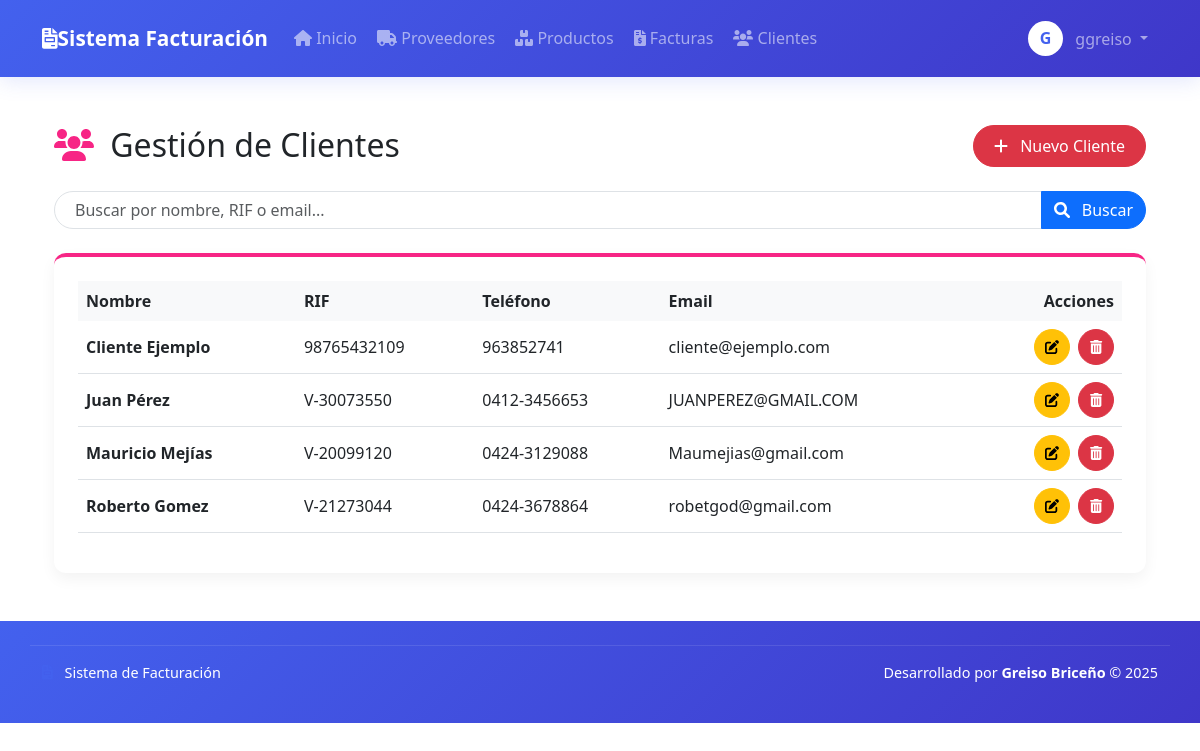
Screenshot of /modules/clients/list.php (signed in) with the database file from the repository.
### tables this page shows
CREATE TABLE `clients` (
  `id` int(11) NOT NULL,
  `name` varchar(100) NOT NULL,
  `ruc` varchar(20) DEFAULT NULL,
  `address` text,
  `phone` varchar(20) DEFAULT NULL,
  `email` varchar(100) DEFAULT NULL,
  `created_at` timestamp NOT NULL DEFAULT CURRENT_TIMESTAMP,
  `updated_at` timestamp NULL DEFAULT NULL ON UPDATE CURRENT_TIMESTAMP,
  `created_by` int(11) DEFAULT NULL,
  `updated_by` int(11) DEFAULT NULL,
  `action_type` enum('created','updated','deleted') DEFAULT 'created'
);

### modules/clients/list.php (the view, shortened to what this page needs)
<?php
$page = isset($_GET['page']) ? (int)$_GET['page'] : 1;
$per_page = 10;
$offset = ($page - 1) * $per_page;
$search = isset($_GET['search']) ? $conn->real_escape_string($_GET['search']) : '';
$sql = "SELECT * FROM clients
        WHERE name LIKE '%$search%' OR ruc LIKE '%$search%' OR email LIKE '%$search%'
        ORDER BY name
        LIMIT $offset, $per_page";
$clients = $conn->query($sql)->fetch_all(MYSQLI_ASSOC);
require_once dirname(__DIR__, 2) . '/includes/header.php';
?>
<div class="container py-4">
    <div class="d-flex justify-content-between align-items-center mb-4">
        <h2 class="mb-0">
            <i class="fas fa-users me-2" style="color: #f72585;"></i>
            <span style="color: #212529;">Gestión de Clientes</span>
        </h2>
        <div>
            <a href="add.php" class="btn btn-danger btn-module">
                <i class="fas fa-plus me-2"></i> Nuevo Cliente
            </a>
        </div>
    </div>
    <form class="mb-4">
        <div class="input-group">
            <input type="text" name="search" class="form-control search-box" placeholder="Buscar por nombre, RIF o email..." value="<?= htmlspecialchars($search) ?>">
            <button class="btn btn-primary search-btn" type="submit">
                <i class="fas fa-search me-2"></i> Buscar
            </button>
        </div>
    </form>
    <div class="card card-module">
        <div class="card-body p-4">
            <div class="table-responsive">
                <table class="table table-module">
                    <thead>
                        <tr>
                            <th class="border-0">Nombre</th>
                            <th class="border-0">RIF</th>
                            <th class="border-0">Teléfono</th>
                            <th class="border-0">Email</th>
                            <th class="border-0 text-end">Acciones</th>
                        </tr>
                    </thead>
                    <tbody>
                        <?php if (empty($clients)): ?>
                            <tr>
                                <td colspan="5" class="text-center py-4 text-muted">
                                    <i class="fas fa-info-circle me-2"></i> No se encontraron clientes
                                </td>
                            </tr>
                        <?php else: ?>
                            <?php foreach ($clients as $client): ?>
                            <tr>
                                <td class="align-middle client-name"><?= htmlspecialchars($client['name']) ?></td>
                                <td class="align-middle"><?= htmlspecialchars($client['ruc']) ?></td>
                                <td class="align-middle"><?= htmlspecialchars($client['phone']) ?></td>
                                <td class="align-middle"><?= htmlspecialchars($client['email']) ?></td>
                                <td class="text-end align-middle">
                                    <div class="d-inline-flex">
                                        <a href="<?= BASE_URL ?>/modules/clients/edit.php?id=<?= $client['id'] ?>"
                                           class="action-btn btn btn-sm btn-warning me-2" title="Editar">
                                            <i class="fas fa-edit"></i>
                                        </a>
                                        <a href="<?= BASE_URL ?>/modules/clients/delete.php?id=<?= $client['id'] ?>"
                                           class="action-btn btn btn-sm btn-danger" title="Eliminar"
                                           onclick="return confirm('¿Estás seguro de eliminar este cliente?')">
                                            <i class="fas fa-trash-alt"></i>
                                        </a>
                                    </div>
                                </td>
                            </tr>
                            <?php endforeach; ?>
                        <?php endif; ?>
                    </tbody>
                </table>
            </div>
        </div>
    </div>
</div>
<?php
require_once dirname(__DIR__, 2) . '/includes/footer.php';
?>

### includes/header.php (style rules this page uses)
:root { --primary-color: #4361ee; --secondary-color: #3f37c9; --accent-color: #4895ef; --light-color: #f8f9fa; --dark-color: #212529; --success-color: #4cc9f0; --info-color: #4895ef; --warning-color: #f8961e; --danger-color: #f72585; }

### modules/clients/list.php (style rules this page uses)
.card-module { border: none; border-radius: 12px; box-shadow: 0 6px 15px rgba(0, 0, 0, 0.05); overflow: hidden; border-top: 4px solid #f72585; }
.btn-module { border-radius: 50px; padding: 8px 20px; font-weight: 500; transition: all 0.3s; }
.table-module { border-collapse: separate; border-spacing: 0; }
.table-module thead th { border-bottom: 2px solid #e9ecef; background-color: #f8f9fa; font-weight: 600; }
.search-box { border-radius: 50px; padding-left: 20px; }
.search-btn { border-top-right-radius: 50px !important; border-bottom-right-radius: 50px !important; }
.action-btn { width: 36px; height: 36px; display: inline-flex; align-items: center; justify-content: center; border-radius: 50%; }
.client-name { font-weight: 600; color: #495057; }

### rows the page displays
clients: name "Cliente Ejemplo", ruc "98765432109", phone "963852741", email "cliente@ejemplo.com"
clients: name "Juan Pérez", ruc "V-30073550", phone "0412-3456653", email "JUANPEREZ@GMAIL.COM"
clients: name "Mauricio Mejías", ruc "V-20099120", phone "0424-3129088", email "Maumejias@gmail.com"
clients: name "Roberto Gomez", ruc "V-21273044", phone "0424-3678864", email "robetgod@gmail.com"

### other values shown
substr(htmlspecialchars($_SESSION['username']), 0, 1) "G"
$_SESSION['username'] "ggreiso"
